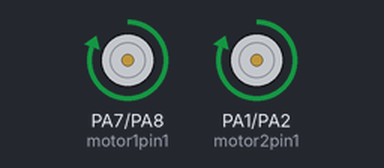
Recording of a sketch running on a simulated STM32 Blue Pill. Shown: motor-driver pin pairs drawn as motors (green arrow = first pin HIGH = forward, orange = second pin HIGH = backward, longer = more drive, scaled by the enable pin).

Above: at 1.5 s.
At 4.5 s:
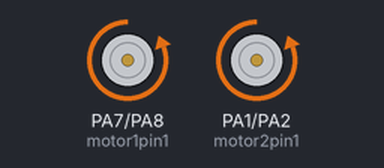
Timing chart, 0 to 7.8 s (numbered marks = the images above):
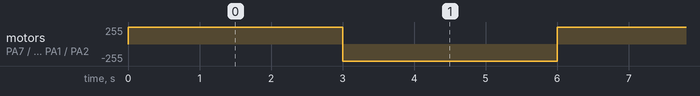

The sketch:

motor2.ino
```cpp
int motor1pin1 = PA7;
int motor1pin2 = PA8;

int motor2pin1 = PA1;
int motor2pin2 = PA2;


int ENA        = PA3;
int ENB        = PA4;

void setup() {

  pinMode(motor1pin1, OUTPUT);
  pinMode(motor1pin2, OUTPUT);
  pinMode(motor2pin1,   OUTPUT);
  pinMode(motor2pin2,   OUTPUT);
  pinMode(ENA       ,   OUTPUT);
  pinMode(ENB       ,   OUTPUT);
  Serial.begin(9600);

  digitalWrite(ENA, HIGH);
  digitalWrite(ENB, HIGH);
}

void loop() {
   // put your main code here, to run repeatedly:


  digitalWrite(motor1pin2, LOW);
  digitalWrite(motor1pin1, HIGH);

  digitalWrite(motor2pin1, HIGH);
  digitalWrite(motor2pin2, LOW);

  delay(3000);


  digitalWrite(motor1pin2, HIGH);
  digitalWrite(motor1pin1, LOW);

  digitalWrite(motor2pin1, LOW);
  digitalWrite(motor2pin2, HIGH);

  delay(3000);
}
```

Measured:
- by itself, motor on PA7 (motor1pin1) / PA8 (motor1pin2), motor on PA1 (motor2pin1) / PA2 (motor2pin2): alternates forward 255/255 for 3.0 s and backward 255/255 for 3.0 s
